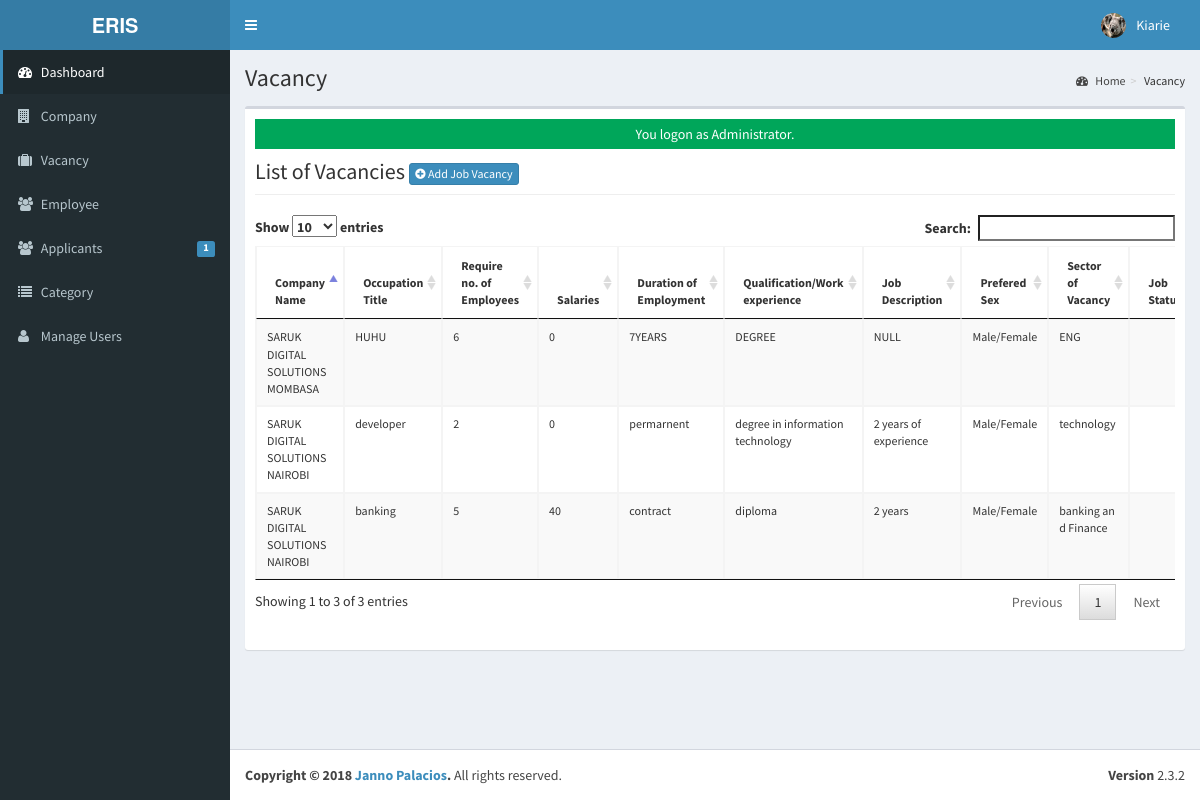
Screenshot of /admin/vacancy/index.php (signed in) with the database file from the repository.
### tables this page shows
CREATE TABLE IF NOT EXISTS `tblusers` (
  `USERID` varchar(30) NOT NULL,
  `FULLNAME` varchar(40) NOT NULL,
  `USERNAME` varchar(90) NOT NULL,
  `PASS` varchar(90) NOT NULL,
  `ROLE` varchar(30) NOT NULL,
  `PICLOCATION` varchar(255) NOT NULL
);

CREATE TABLE IF NOT EXISTS `tbljob` (
  `JOBID` int(11) NOT NULL,
  `COMPANYID` int(11) NOT NULL,
  `CATEGORY` varchar(250) NOT NULL,
  `OCCUPATIONTITLE` varchar(90) NOT NULL,
  `REQ_NO_EMPLOYEES` int(11) NOT NULL,
  `SALARIES` double NOT NULL,
  `DURATION_EMPLOYEMENT` varchar(90) NOT NULL,
  `QUALIFICATION_WORKEXPERIENCE` text NOT NULL,
  `JOBDESCRIPTION` text NOT NULL,
  `PREFEREDSEX` varchar(30) NOT NULL,
  `SECTOR_VACANCY` text NOT NULL,
  `JOBSTATUS` varchar(90) NOT NULL,
  `DATEPOSTED` datetime NOT NULL
);

CREATE TABLE IF NOT EXISTS `tblcompany` (
  `COMPANYID` int(11) NOT NULL,
  `COMPANYNAME` varchar(90) NOT NULL,
  `COMPANYADDRESS` varchar(90) NOT NULL,
  `COMPANYCONTACTNO` varchar(30) NOT NULL,
  `COMPANYSTATUS` varchar(90) NOT NULL,
  `COMPANYMISSION` text NOT NULL
);

### admin/vacancy/index.php (called while the page is built, shortened)
<?php
require_once("../../include/initialize.php");
$title="Vacancy";
require_once ("../theme/templates.php");
?>

### include/database.php (called while the page is built, shortened)
<?php
class Database {
	var $sql_string = '';
	private $conn;
	public function open_connection() {
		$this->conn = mysqli_connect(server,user,pass);
		if(!$this->conn){
			echo "Problem in database connection! Contact administrator!";
			exit();
		}else{
			$db_select = mysqli_select_db($this->conn,database_name);
		}
	}
	function setQuery($sql='') {
		$this->sql_string=$sql;
	}
	function executeQuery() {
		$result = mysqli_query($this->conn,$this->sql_string);
		return $result;
	}
	private function confirm_query($result) {
		return $result;
	}
	function loadResultList( $key='' ) {
		$cur = $this->executeQuery();
		$array = array();
		while ($row = mysqli_fetch_object($cur)) {
			if ($key) {
				$array[$row->$key] = $row;
			} else {
				$array[] = $row;
			}
		}
		return $array;
	}
	function loadSingleResult() {
		$cur = $this->executeQuery();
		while ($row = mysqli_fetch_object($cur)) {
		return $data = $row;
		}
	}
}
$mydb = new Database();
?>

### include/accounts.php (called while the page is built, shortened)
<?php
require_once(LIB_PATH.DS.'database.php');
class User {
	protected static  $tblname = "tblusers";
	function single_user($id=""){
			global $mydb;
			$mydb->setQuery("SELECT * FROM ".self::$tblname."
				Where USERID= '{$id}' LIMIT 1");
			$cur = $mydb->loadSingleResult();
			return $cur;
	}
}
?>

### include/function.php (called while the page is built, shortened)
<?php
function currentpage(){
		$this_page = $_SERVER['SCRIPT_NAME'];
	    $bits = explode('/',$this_page);
		 return $bits[3];
	}
		?>

### admin/vacancy/list.php (the view, shortened to what this page needs)
<div class="row">
      	 <div class="col-lg-12">
           <h1 class="page-header">List of Vacancies  <a href="index.php?view=add" class="btn btn-primary btn-xs  ">  <i class="fa fa-plus-circle fw-fa"></i> Add Job Vacancy</a>  </h1>
      		</div>
  		 </div>
 		    <form action="controller.php?action=delete" Method="POST">
		     <div class="table-responsive">
			<table id="dash-table" class="table table-striped table-bordered table-hover"  style="font-size:12px" cellspacing="0">
			  <thead>
			  	<tr>
			  		<th>Company Name</th>
			  		<th>Occupation Title</th>
			  		<th>Require no. of Employees</th>
			  		<th>Salaries</th>
			  		<th>Duration of Employment</th>
			  		<th>Qualification/Work experience</th>
			  		<th>Job Description</th>
			  		<th>Prefered Sex</th>
			  		<th>Sector of Vacancy</th>
			  		<th>Job Status</th>
			  	</tr>
			  </thead>
			  <tbody>
			  	<?php
			  		$mydb->setQuery("SELECT * FROM `tbljob` j, `tblcompany` c WHERE j.COMPANYID=c.COMPANYID");
			  		$cur = $mydb->loadResultList();
					foreach ($cur as $result) {
			  		echo '<tr>';
			  			echo '<td>' . $result->COMPANYNAME.'</td>';
			  			echo '<td>' . $result->OCCUPATIONTITLE.'</td>';
			  			echo '<td>' . $result->REQ_NO_EMPLOYEES.'</td>';
			  			echo '<td>' . $result->SALARIES.'</td>';
			  			echo '<td>' . $result->DURATION_EMPLOYEMENT.'</td>';
			  			echo '<td>' . $result->QUALIFICATION_WORKEXPERIENCE.'</td>';
			  			echo '<td>' . $result->JOBDESCRIPTION.'</td>';
			  			echo '<td>' . $result->PREFEREDSEX.'</td>';
			  			echo '<td>' . $result->SECTOR_VACANCY.'</td>';
			  			echo '<td>' . $result->JOBSTATUS.'</td>';
			  		echo '</tr>';
			  	}
			  	?>
			  </tbody>
			</table>
			</form>

### admin/theme/templates.php (shortened to what this page needs)
<!DOCTYPE html>
<html>
    <head>
        <link rel="stylesheet" href="<?php echo web_root;?>bootstrap/css/bootstrap.min.css">
        <link rel="stylesheet" href="<?php echo web_root;?>plugins/font-awesome/css/font-awesome.min.css">
        <link rel="stylesheet" href="<?php echo web_root;?>dist/css/AdminLTE.min.css">
        <link rel="stylesheet" href="<?php echo web_root;?>dist/css/skins/_all-skins.min.css">
        <link rel="stylesheet" href="<?php echo web_root;?>plugins/iCheck/flat/blue.css">
        <link rel="stylesheet" href="<?php echo web_root;?>plugins/morris/morris.css">
        <link rel="stylesheet" href="<?php echo web_root;?>plugins/jvectormap/jquery-jvectormap-1.2.2.css">
        <link href="<?php echo web_root; ?>plugins/datepicker/bootstrap-datetimepicker.min.css" rel="stylesheet" media="screen">
        <link rel="stylesheet" href="<?php echo web_root;?>plugins/dataTables/jquery.dataTables.min.css">
        <link rel="stylesheet" href="<?php echo web_root;?>plugins/bootstrap-wysihtml5/bootstrap3-wysihtml5.min.css">
    </head>
 <body class="hold-transition skin-blue fixed sidebar-mini">
<div class="wrapper">
  <header class="main-header">
    <a href="<?php echo web_root;?>/admin/" class="logo">
      <span class="logo-lg"><b>ERIS</b></span>
    </a>
    <nav class="navbar navbar-static-top" role="navigation">
      <a href="#" class="sidebar-toggle" data-toggle="offcanvas" role="button">
      </a>
      <div class="navbar-custom-menu">
        <ul class="nav navbar-nav">
          <?php
              $user = New User();
              $singleuser = $user->single_user($_SESSION['ADMIN_USERID']);
          ?>
          <li class="dropdown user user-menu" style="padding-right: 15px;"  >
            <a href="#" class="dropdown-toggle" data-toggle="dropdown">
              <img src="<?php echo web_root.'admin/user/'. $singleuser->PICLOCATION;?>" class="user-image" alt="User Image">
              <span class="hidden-xs"><?php echo $singleuser->FULLNAME; ?></span>
            </a>
          </li>
        </ul>
      </div>
    </nav>
  </header>
  <aside class="main-sidebar">
    <section class="sidebar">
      <ul class="sidebar-menu">
        <li  class="<?php echo (currentpage() == 'index.php') ? "active" : false;?>" >
          <a href="<?php echo web_root ;?>admin/">
            <i class="fa fa-dashboard"></i> <span>Dashboard</span>
          </a>
        </li>
        <li class="<?php echo (currentpage() == 'company') ? "active" : false;?>" >
          <a href="<?php echo web_root ;?>admin/company/">
            <i class="fa fa-building"></i> <span>Company</span>
          </a>
        </li>
        <li class="<?php echo (currentpage() == 'vacancy') ? "active" : false;?>" >
          <a href="<?php echo web_root ;?>admin/vacancy/">
            <i class="fa fa-suitcase"></i> <span>Vacancy</span>
          </a>
        </li>
        <li class="<?php echo (currentpage() == 'employee') ? "active" : false;?>" >
          <a href="<?php echo web_root ;?>admin/employee/">
            <i class="fa fa-users"></i> <span>Employee</span>
          </a>
        </li>
        <li class="<?php echo (currentpage() == 'applicants') ? "active" : false;?>" >
          <a href="<?php echo web_root ;?>admin/applicants/">
            <i class="fa fa-users"></i> <span>Applicants</span>
            <span class="label label-primary pull-right">
              <?php
                $sql = "SELECT count(*) as 'APPL' FROM `tbljobregistration` WHERE `PENDINGAPPLICATION`=1";
                $mydb->setQuery($sql);
                $pending = $mydb->loadSingleResult();
                echo $pending->APPL;
              ?>
            </span>
          </a>
        </li>
        <li class="<?php echo (currentpage() == 'category') ? "active" : false;?>" >
          <a href="<?php echo web_root ;?>admin/category/">
            <i class="fa fa-list"></i> <span>Category</span>
          </a>
        </li>
         <li class="<?php echo (currentpage() == 'user') ? "active" : false;?>">
          <a href="<?php echo web_root; ?>admin/user/">
            <i class="fa fa-user"></i> <span>Manage Users</span> </a>
        </li>
      </ul>
    </section>
  </aside>
  <div class="content-wrapper">
  <section class="content-header">
      <h1>
        <?php echo isset($title) ? $title : ''; ?>
      </h1>
      <ol class="breadcrumb">
        <?php
          if ($title!='Home') {
            $active_title = '';
            if (isset($_GET['view'])) {
              $active_title = '<li class='.$active_title.'><a href="index.php">'.$title.'</a></li>';
            }else{
              $active_title = '<li class='.$active_title.'>'.$title.'</li>';
            }
            echo '<li><a href='.web_root.'admin/><i class="fa fa-dashboard"></i> Home</a></li>';
            echo  $active_title;
          }
        ?>
      </ol>
    </section>
         <section class="content">
          <div class="row">
            <div class="col-xs-12">
              <div class="box">
                <div class="box-body">
              <?php
               require_once $content;
               ?>
             </div>
           </div>
         </div>
         </section>
 </div>
  <footer class="main-footer">
    <div class="pull-right hidden-xs">
      <b>Version</b> 2.3.2
    </div>
    <strong>Copyright &copy; 2018 <a href="#">Janno Palacios</a>.</strong> All rights
    reserved.
  </footer>
    </body>
</html>

### rows the page displays
tblusers: PICLOCATION (picture), FULLNAME "Kiarie"
tbljob: COMPANYID.COMPANYNAME "SARUK DIGITAL SOLUTIONS NAIROBI", OCCUPATIONTITLE "developer", REQ_NO_EMPLOYEES "2", SALARIES "0", DURATION_EMPLOYEMENT "permarnent", QUALIFICATION_WORKEXPERIENCE "degree in information technology", JOBDESCRIPTION "2 years of experience", PREFEREDSEX "Male/Female", SECTOR_VACANCY "technology"
tbljob: COMPANYID.COMPANYNAME "SARUK DIGITAL SOLUTIONS NAIROBI", OCCUPATIONTITLE "banking", REQ_NO_EMPLOYEES "5", SALARIES "40", DURATION_EMPLOYEMENT "contract", QUALIFICATION_WORKEXPERIENCE "diploma", JOBDESCRIPTION "2 years", PREFEREDSEX "Male/Female", SECTOR_VACANCY "banking an d Finance"
tbljob: COMPANYID.COMPANYNAME "SARUK DIGITAL SOLUTIONS MOMBASA", OCCUPATIONTITLE "HUHU", REQ_NO_EMPLOYEES "6", SALARIES "0", DURATION_EMPLOYEMENT "7YEARS", QUALIFICATION_WORKEXPERIENCE "DEGREE", JOBDESCRIPTION "NULL", PREFEREDSEX "Male/Female", SECTOR_VACANCY "ENG"

### other values shown
$pending->APPL "1"
$title "Vacancy"
$_SESSION['message'] "You logon as Administrator."
